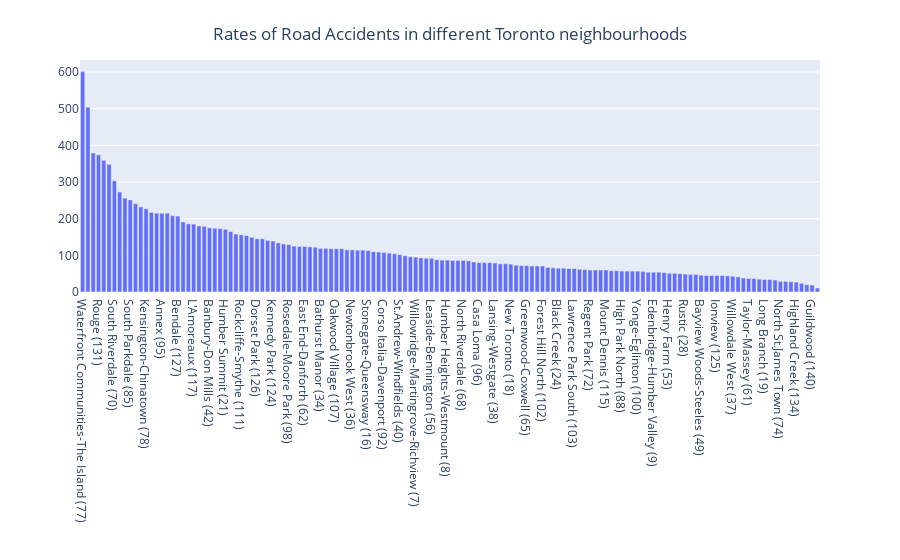

The notebook cell this image was saved under:
### Code cell
fig = px.bar(df_clean, x = df_clean['Neighbourhood'].value_counts().index , y = df_clean['Neighbourhood'].value_counts(), labels={'x':'','y':''})
fig.update_layout(
    title={
        'text': "Rates of Road Accidents in different Toronto neighbourhoods",
        'y':0.95,
        'x':0.5,
        'xanchor': 'center',
        'yanchor': 'top'})
fig.show()

### Figure 1 — Plotly figure (JSON) as saved in the notebook; plotly's stock layout.template omitted (floating-point values rounded to 4 significant figures; data arrays with more than 128 entries replaced by an {"elided": "..."} marker saying what was removed)
{"data": [{"alignmentgroup": "True", "hovertemplate": "=%{y}<extra></extra>", "legendgroup": "", "marker": {"color": "#636efa"}, "name": "", "offsetgroup": "", "orientation": "v", "showlegend": false, "textposition": "auto", "type": "bar", "x": {"elided": "140 str values"}, "xaxis": "x", "y": {"elided": "140 int values"}, "yaxis": "y"}], "layout": {"barmode": "relative", "legend": {"tracegroupgap": 0}, "margin": {"t": 60}, "title": {"text": "Rates of Road Accidents in different Toronto neighbourhoods", "x": 0.5, "xanchor": "center", "y": 0.95, "yanchor": "top"}, "xaxis": {"anchor": "y", "domain": [0, 1], "title": {"text": ""}}, "yaxis": {"anchor": "x", "domain": [0, 1], "title": {"text": ""}}}}
